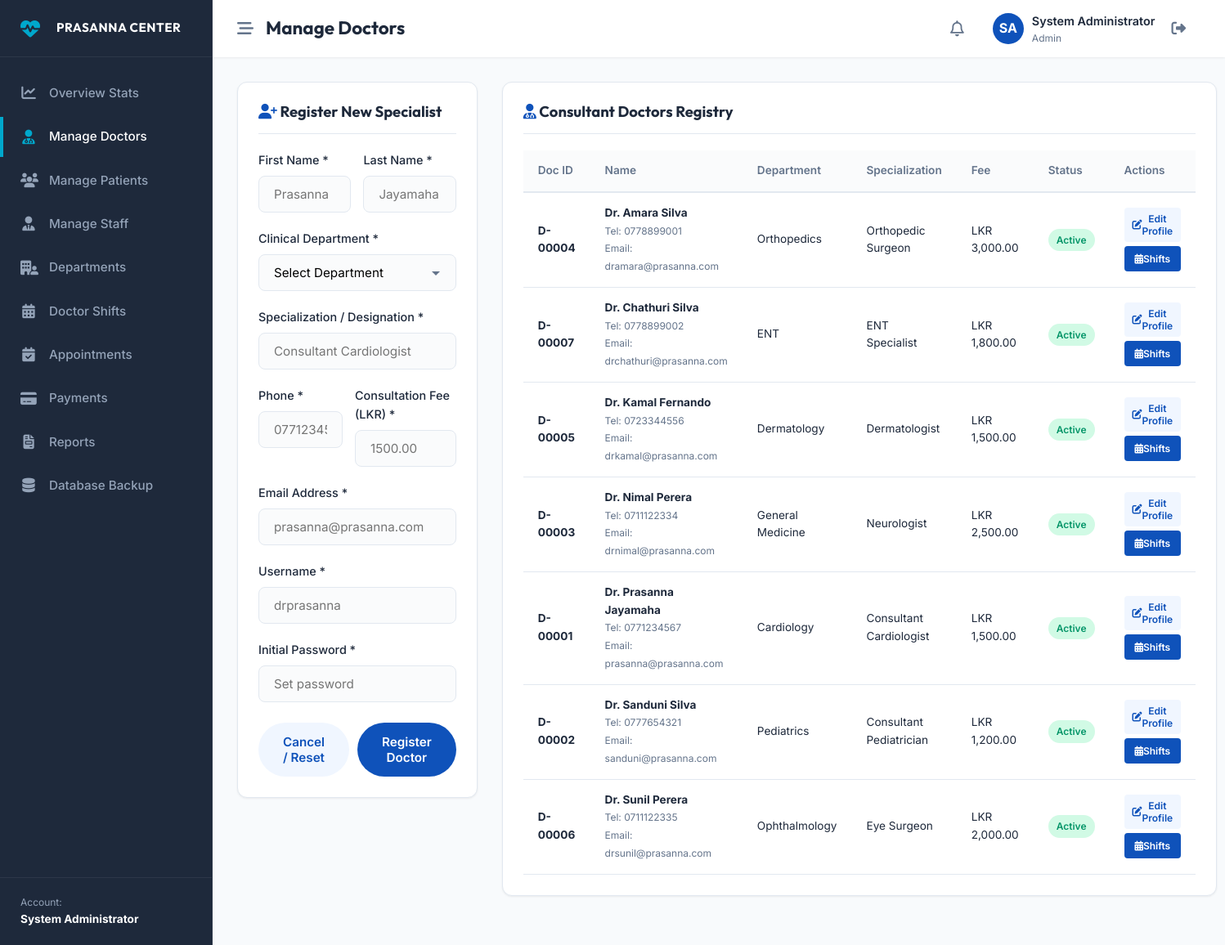
Page /admin/doctors.php (signed in) on the committed database.
### tables this page shows
CREATE TABLE `doctors` (
  `id` int(11) NOT NULL,
  `user_id` int(11) NOT NULL,
  `doctor_number` varchar(20) NOT NULL,
  `first_name` varchar(50) NOT NULL,
  `last_name` varchar(50) NOT NULL,
  `department_id` int(11) NOT NULL,
  `specialization` varchar(100) NOT NULL,
  `phone` varchar(15) NOT NULL,
  `charge` decimal(10,2) NOT NULL DEFAULT 0.00,
  `status` enum('Active','Inactive') DEFAULT 'Active',
  `image_path` varchar(255) DEFAULT NULL,
  `created_at` timestamp NOT NULL DEFAULT current_timestamp()
);

CREATE TABLE `users` (
  `id` int(11) NOT NULL,
  `username` varchar(50) NOT NULL,
  `email` varchar(100) NOT NULL,
  `password` varchar(255) NOT NULL,
  `role` enum('admin','doctor','receptionist','patient') NOT NULL,
  `created_at` timestamp NOT NULL DEFAULT current_timestamp()
);

CREATE TABLE `departments` (
  `id` int(11) NOT NULL,
  `name` varchar(100) NOT NULL,
  `description` text DEFAULT NULL,
  `created_at` timestamp NOT NULL DEFAULT current_timestamp()
);

### admin/doctors.php (the view, shortened to what this page needs)
<?php
require_once dirname(__DIR__) . '/includes/dashboard_header.php';
try {
    $doctors_stmt = $pdo->query("SELECT d.*, dept.name AS dept_name, u.email, u.username
                                 FROM doctors d
                                 JOIN departments dept ON d.department_id = dept.id
                                 JOIN users u ON d.user_id = u.id
                                 ORDER BY d.first_name ASC");
    $doctors = $doctors_stmt->fetchAll();
} catch (PDOException $e) {
    $doctors = [];
}
?>
<div style="display:grid; grid-template-columns: 1fr 2fr; gap:30px; align-items: start;">
    <div class="db-card" id="formCard">
        <div class="db-card-header">
            <h3 id="formTitle"><i class="fa-solid fa-user-plus text-primary"></i> Register New Specialist</h3>
        </div>
        <form action="" method="POST" id="docForm">
            <div style="display:grid; grid-template-columns:1fr 1fr; gap:15px;">
                <div class="form-group">
                    <label for="first_name">First Name *</label>
                    <input type="text" name="first_name" id="first_name" required class="form-control" placeholder="Prasanna">
                </div>
                <div class="form-group">
                    <label for="last_name">Last Name *</label>
                    <input type="text" name="last_name" id="last_name" required class="form-control" placeholder="Jayamaha">
                </div>
            </div>
            <div class="form-group">
                <label for="department_id">Clinical Department *</label>
                <select name="department_id" id="department_id" required class="form-control">
                    <option value="">Select Department</option>
                </select>
            </div>
            <div class="form-group">
                <label for="specialization">Specialization / Designation *</label>
                <input type="text" name="specialization" id="specialization" required class="form-control" placeholder="Consultant Cardiologist">
            </div>
            <div style="display:grid; grid-template-columns: 1fr 1.2fr; gap:15px;">
                <div class="form-group">
                    <label for="phone">Phone *</label>
                    <input type="text" name="phone" id="phone" required class="form-control" placeholder="0771234567">
                </div>
                <div class="form-group">
                    <label for="charge">Consultation Fee (LKR) *</label>
                    <input type="number" name="charge" id="charge" step="50.00" required class="form-control" placeholder="1500.00">
                </div>
            </div>
            <div class="form-group">
                <label for="email">Email Address *</label>
                <input type="email" name="email" id="email" required class="form-control" placeholder="prasanna@prasanna.com">
            </div>
            <div id="credentialsWrapper">
                <div class="form-group">
                    <label for="username">Username *</label>
                    <input type="text" name="username" id="username" class="form-control" placeholder="drprasanna">
                </div>
                <div class="form-group">
                    <label for="password">Initial Password *</label>
                    <input type="password" name="password" id="password" class="form-control" placeholder="Set password">
                </div>
            </div>
            <div style="margin-top: 25px; display:flex; gap:10px;">
                <button type="button" class="btn btn-secondary" onclick="resetDoctorForm()" style="flex:1;">Cancel / Reset</button>
                <button type="submit" class="btn btn-primary" id="submitBtn" style="flex:1.5;">Register Doctor</button>
            </div>
        </form>
    </div>
    <div class="db-card">
        <div class="db-card-header">
            <h3><i class="fa-solid fa-user-md text-primary"></i> Consultant Doctors Registry</h3>
        </div>
        <div class="table-responsive">
            <table class="db-table" style="font-size: 0.85rem;">
                <thead>
                    <tr>
                        <th>Doc ID</th>
                        <th>Name</th>
                        <th>Department</th>
                        <th>Specialization</th>
                        <th>Fee</th>
                        <th>Status</th>
                        <th>Actions</th>
                    </tr>
                </thead>
                <tbody>
                    <?php if (!empty($doctors)): ?>
                        <?php foreach ($doctors as $doc): ?>
                            <tr>
                                <td><strong><?php echo htmlspecialchars($doc['doctor_number']); ?></strong></td>
                                <td>
                                    <strong style="display:block;">Dr. <?php echo htmlspecialchars($doc['first_name'] . ' ' . $doc['last_name']); ?></strong>
                                    <span style="font-size:0.75rem; color:var(--grey-color);">Tel: <?php echo htmlspecialchars($doc['phone']); ?><br>Email: <?php echo htmlspecialchars($doc['email']); ?></span>
                                </td>
                                <td><?php echo htmlspecialchars($doc['dept_name']); ?></td>
                                <td><?php echo htmlspecialchars($doc['specialization']); ?></td>
                                <td>LKR <?php echo number_format($doc['charge'], 2); ?></td>
                                <td>
                                    <span class="badge <?php echo ($doc['status'] === 'Active') ? 'badge-completed' : 'badge-cancelled'; ?>">
                                        <?php echo $doc['status']; ?>
                                    </span>
                                </td>
                                <td>
                                    <div style="display:flex; flex-direction:column; gap:5px;">
                                        <button class="btn btn-secondary" style="padding: 4px 8px; font-size:0.75rem; border-radius:4px;"
                                                onclick="editDoctor(<?php echo htmlspecialchars(json_encode($doc)); ?>)">
                                            <i class="fa-solid fa-edit"></i> Edit Profile
                                        </button>
                                        <a href="schedules.php?doctor_id=<?php echo $doc['id']; ?>" class="btn btn-primary" style="padding: 4px 8px; font-size:0.75rem; border-radius:4px; text-align:center;">
                                            <i class="fa-solid fa-calendar-days"></i> Shifts
                                        </a>
                                    </div>
                                </td>
                            </tr>
                        <?php endforeach; ?>
                    <?php else: ?>
                        <tr>
                            <td colspan="7" style="text-align:center; padding: 20px;">No doctor records available.</td>
                        </tr>
                    <?php endif; ?>
                </tbody>
            </table>
        </div>
    </div>
</div>
<?php require_once dirname(__DIR__) . '/includes/dashboard_footer.php'; ?>

### assets/css/style.css (style rules this page uses)
:root { --primary-color: #0f52ba; --primary-hover: #0b3c8f; --secondary-color: #f0f6ff; --accent-color: #00a8cc; --accent-hover: #008eb0; --dark-color: #1e293b; --light-color: #ffffff; --grey-color: #64748b; --light-grey: #e2e8f0; --success-color: #10b981; --warning-color: #f59e0b; --danger-color: #ef4444; --shadow-sm: 0 1px 3px rgba(0,0,0,0.05), 0 1px 2px rgba(0,0,0,0.02); --shadow-md: 0 4px 6px -1px rgba(15, 82, 186, 0.05), 0 2px 4px -2px rgba(15, 82, 186, 0.05); --shadow-lg: 0 10px 25px -5px rgba(15, 82, 186, 0.1), 0 8px 10px -6px rgba(15, 82, 186, 0.08); --shadow-inset: inset 0 2px 4px 0 rgba(0, 0, 0, 0.06); --font-sans: 'Inter', -apple-system, BlinkMacSystemFont, "Segoe UI", Roboto, sans-serif; --font-heading: 'Outfit', sans-serif; --transition: all 0.3s cubic-bezier(0.4, 0, 0.2, 1); }
* { margin: 0; padding: 0; box-sizing: border-box; }
html { scroll-behavior: smooth; }
body { font-family: var(--font-sans); color: var(--dark-color); background-color: var(--light-color); line-height: 1.6; overflow-x: hidden; }
h1, h2, h3, h4, h5, h6 { font-family: var(--font-heading); font-weight: 700; color: var(--dark-color); line-height: 1.2; }
a { color: inherit; text-decoration: none; transition: var(--transition); }
.text-primary { color: var(--primary-color); }
.btn { display: inline-flex; align-items: center; justify-content: center; padding: 12px 28px; font-size: 0.95rem; font-weight: 600; border-radius: 50px; cursor: pointer; transition: var(--transition); border: 2px solid transparent; font-family: var(--font-sans); }
.btn-primary { background-color: var(--primary-color); color: var(--light-color); }
.btn-secondary { background-color: var(--secondary-color); color: var(--primary-color); }
.form-group { margin-bottom: 20px; text-align: left; }
.form-group label { display: block; font-weight: 500; margin-bottom: 8px; font-size: 0.9rem; }
.form-control { width: 100%; padding: 12px 18px; border-radius: 8px; border: 1.5px solid var(--light-grey); background-color: #fafbfc; font-family: var(--font-sans); font-size: 0.95rem; transition: var(--transition); }
select.form-control { appearance: none; background-repeat: no-repeat; background-position: right 12px center; }

### assets/css/dashboard.css (style rules this page uses)
:root { --sidebar-width: 260px; --sidebar-collapsed-width: 70px; --topbar-height: 70px; }
body.dashboard-body { background-color: #f8fafc; overflow-x: hidden; }
.db-card { background: white; border-radius: 12px; box-shadow: var(--shadow-sm); border: 1px solid var(--light-grey); padding: 25px; margin-bottom: 30px; }
.db-card-header { display: flex; justify-content: space-between; align-items: center; margin-bottom: 20px; padding-bottom: 15px; border-bottom: 1px solid var(--light-grey); }
.db-card-header h3 { font-size: 1.15rem; font-family: var(--font-heading); font-weight: 700; }
.table-responsive { width: 100%; overflow-x: auto; }
.db-table { width: 100%; border-collapse: collapse; text-align: left; font-size: 0.9rem; }
.db-table th { padding: 14px 18px; font-weight: 600; color: var(--grey-color); border-bottom: 2px solid var(--light-grey); background-color: #fafbfc; }
.db-table td { padding: 14px 18px; border-bottom: 1px solid var(--light-grey); color: var(--dark-color); vertical-align: middle; }
.badge { display: inline-flex; align-items: center; padding: 4px 10px; border-radius: 30px; font-size: 0.75rem; font-weight: 600; }
.badge-completed { background-color: #d1fae5; color: #059669; }

### rows in the picture
doctors: doctor_number "D-00004", first_name+last_name "Amara Silva", phone "0778899001", user.email "dramara@prasanna.com", department.name "Orthopedics", specialization "Orthopedic Surgeon", charge "3,000.00", status "Active"
doctors: doctor_number "D-00007", first_name+last_name "Chathuri Silva", phone "0778899002", user.email "drchathuri@prasanna.com", department.name "ENT", specialization "ENT Specialist", charge "1,800.00", status "Active"
doctors: doctor_number "D-00005", first_name+last_name "Kamal Fernando", phone "0723344556", user.email "drkamal@prasanna.com", department.name "Dermatology", specialization "Dermatologist", charge "1,500.00", status "Active"
doctors: doctor_number "D-00003", first_name+last_name "Nimal Perera", phone "0711122334", user.email "drnimal@prasanna.com", department.name "General Medicine", specialization "Neurologist", charge "2,500.00", status "Active"
doctors: doctor_number "D-00001", first_name+last_name "Prasanna Jayamaha", phone "0771234567", user.email "prasanna@prasanna.com", department.name "Cardiology", specialization "Consultant Cardiologist", charge "1,500.00", status "Active"
doctors: doctor_number "D-00002", first_name+last_name "Sanduni Silva", phone "0777654321", user.email "sanduni@prasanna.com", department.name "Pediatrics", specialization "Consultant Pediatrician", charge "1,200.00", status "Active"
doctors: doctor_number "D-00006", first_name+last_name "Sunil Perera", phone "0711122335", user.email "drsunil@prasanna.com", department.name "Ophthalmology", specialization "Eye Surgeon", charge "2,000.00", status "Active"

### other values in the picture
$_SESSION['full_name'] "System Administrator"
$page_title "Manage Doctors"
substr($initials, 0, 2) "SA"
$_SESSION['role'] "Admin"
